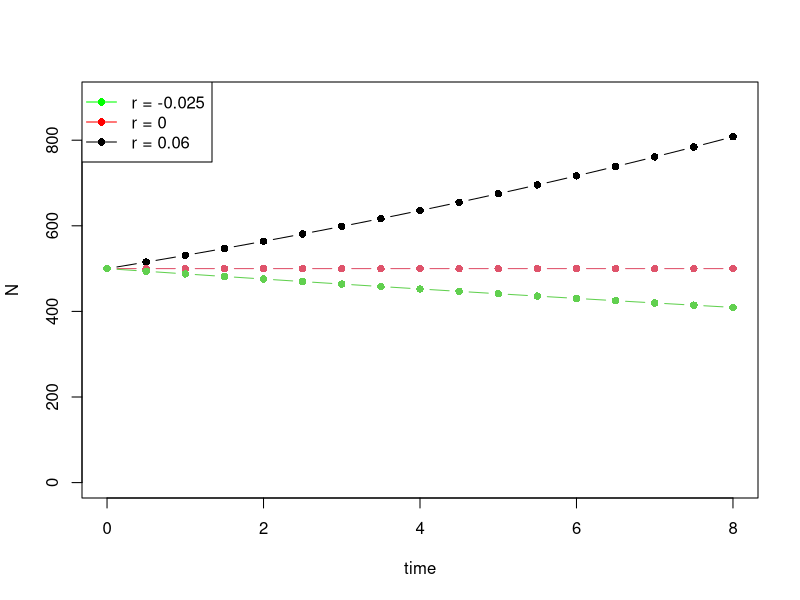
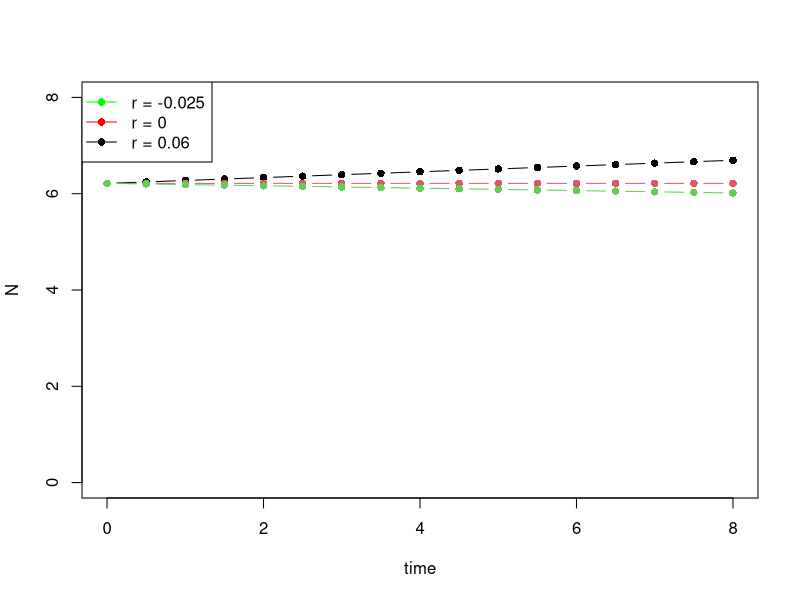
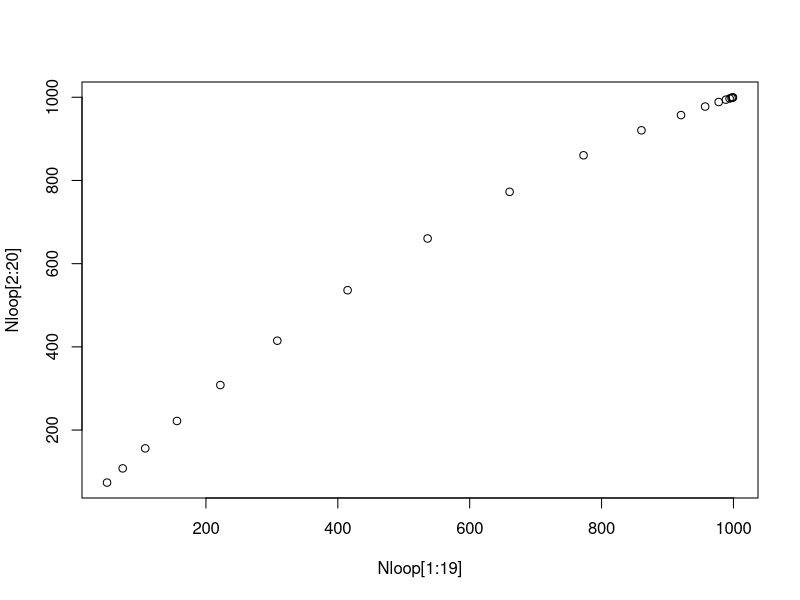
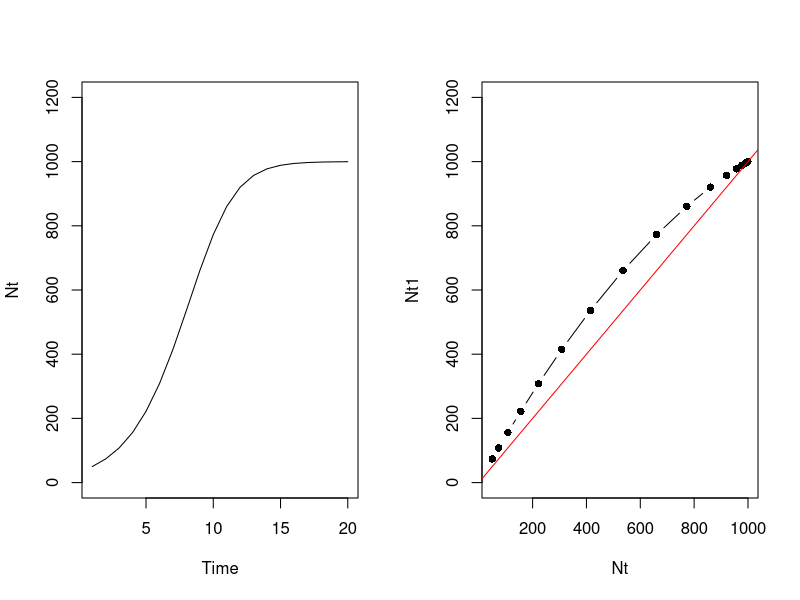
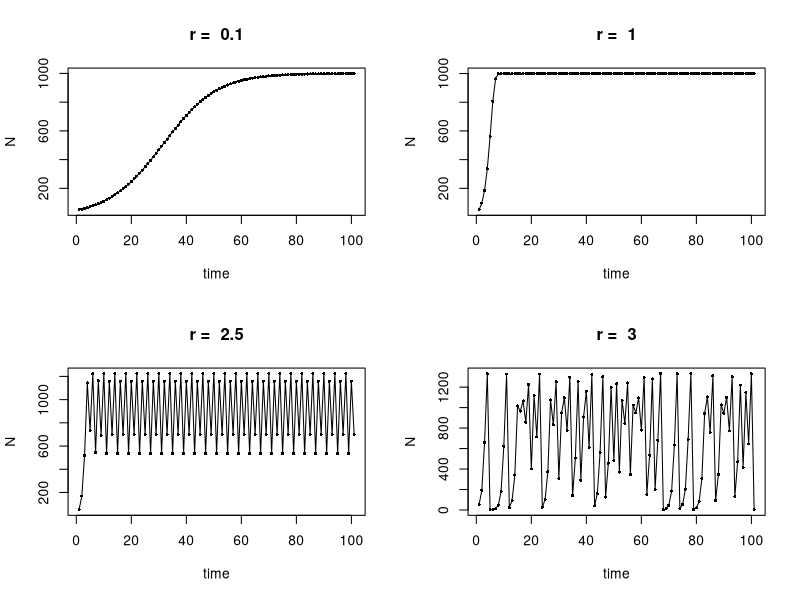
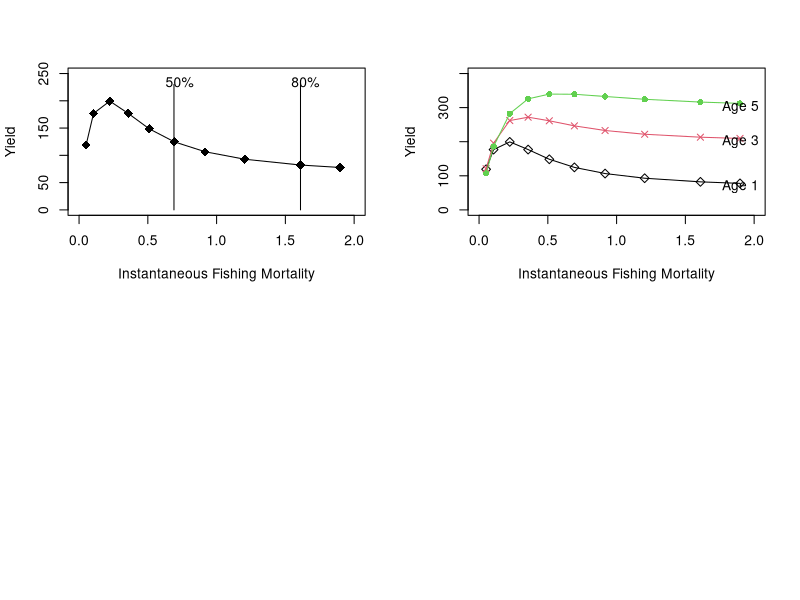

Here is the R script that generated these plots, in order:
## ---- chunk 1
## Parameters and Constants
b <- c(0.1,0.1,0.1)
d <- c(.04, 0.1, 0.125)
r <- b - d
N0 <- 500
time <- seq(0, 8, by = 0.5)

exp_series <- sapply(r, function(r){N0 *exp(r*time)}) #Density-Independent Growth Function
exp_serieslog <- log(exp_series)

## Plot them

matplot(time, exp_series, lty = 1, pch = 16, type = 'b', ylab = 'N', ylim = c(0,900))
legend('topleft', legend = c('r = -0.025', 'r = 0', 'r = 0.06'), lty = 1, pch = 16, col = c('green', 'red', 'black'))

matplot(time, exp_serieslog, lty = 1, pch = 16, type = 'b', ylab = 'N', ylim = c(0,8))
legend('topleft', legend = c('r = -0.025', 'r = 0', 'r = 0.06'), lty = 1, pch = 16, col = c('green', 'red', 'black'))
#Adjust the Y axis max and mins to account for new scale
## ---- chunk 2
## Set Place Holders
t <- seq(0:19)
Nt <- rep(0, length(t))
Nt1 <- rep(0,length(t)-1)
i <- 1

## Assign Constants
 
r <- 0.5 #Intrinsic Growth Rate
K <- 1000 #Carrying Capacity
Nt[1] <- 50 #Starting Population Size

## Create density-dependent logistic growth function
logistic <- function(N, growth_rate, Carrying_Capacity, fishing) 
            {N + N*growth_rate*(1 -(N/Carrying_Capacity)) - fishing} # Logistic Function

## Create Time Series using a while loop
while(i <= length(Nt1))
{
Nt1[i] <- logistic(growth_rate = r, Carrying_Capacity = K, N = Nt[i], fishing = 0)
Nt[i+1] <- Nt1[i]
i <- i + 1
}

## Create Time Series using a "for" loop
Nloop <- c(50, rep(0, 19))
for(i in 2:length(t))
{
  Nloop[i] <- logistic(growth_rate = r, Carrying_Capacity = K, N = Nloop[i-1], fishing = 0)
}

plot(Nloop[1:19], Nloop[2:20])

## Plot it
par(mfrow = c(1,2)) #creates a layout where two graphs can be shown on one plot
plot(t, Nt, type = 'l', ylim = c(0,1200), xlab = 'Time') #plots Nt over time
plot(Nt[1:length(Nt)-1], Nt1, type = 'b', pch = 16, xlab = 'Nt', ylim = c(0,1200)) #plots Nt1 against Nt
abline(a = 0, b = 1, col = 'red') #replacement line

## ---- chunk 3
## Set Place Holders
t <- seq(0:100)
r <- c(.1, 1, 2, 3) #Intrinsic Growth Rate. The inclusion of four different values for r is to mimic the figure from Haddon.
K <- 1000 #Carrying Capacity

## Create density-dependent logistic growth function
logistic <- function(N, growth_rate, Carrying_Capacity, fishing) 
{N + N*growth_rate*(1 -(N/Carrying_Capacity)) - fishing} # Logistic Function

## Create the function to plot the time series 
plot_logistic <- function(r){
Nloop <- c(50, rep(0, 100)) #create vector where 50 is starting value, followed by 100 zeros
for(i in 2:length(t)){Nloop[i] <- logistic(growth_rate = r, Carrying_Capacity = K, N = Nloop[i-1], fishing = 0)} #I refers to existing values, and this designates you want it to run from 2 to the length of t. Then you designate that Nloop[I] as the function "logistic" which we defined earlier, indicating what we want each variable to be.

plot(t, Nloop, type = 'o', pch = 16, cex = .5, xlab = 'time', ylab = 'N', main = paste('r = ', r))
}

## Plot multiple plots for a vector of r values
par(mfrow = c(2,2)); sapply(c(0.1, 1, 2.5, 3), plot_logistic)

## ---- chunk 4
#############################

## Parameters and constants
ann_fish <- c(0.05, seq(0.1, 0.8, 0.1), 0.85) #annual fishing mortality
instant_fish <- -log(1-ann_fish) #instantaneous fishing mortality
ann_natm <- 0.1 #annual natural mortality
total_S <- 1 - ann_fish - ann_natm #total annual mortality
weights <- c(0.042, 0.082, 0.175, 0.283, 0.400, 0.523, 
             0.700, 0.850, 0.925, 0.990, 1.000) # age-specific weights
age <- 0:10 

#Example Box 2.5: Yield Curve for tc = 1

tc <- 1 

## Set up matrix

yield_vec <- rep(0, length(ann_fish)) 

## YPR using a for loop
  for(j in 1:length(ann_fish)){ #for every Annual Fishing Mortality Rate
    N <- rep(0, length(age)); catchkg <- rep(0, length(age))
    
    for(k in 1:length(age)){ #for every age class
      if(age[k] == min(age)) {N[k] <- 1000} #sets the initial population to N0
      
      if(age[k] < tc & age[k] > min(age)){ # For ages that are below the tc (cohort only affected by natural mortality)
        N[k] <- N[k-1] * (1-ann_natm); catchkg[k] <- 0} 
      
      if(age[k] >= tc){# For ages at or above the tc (cohort affect by both natural and fishing mortality)
        N[k] <- N[k-1] * (total_S[j]); catchkg[k] <- N[k-1] * ann_fish[j] * weights[k]} 
    }
      yield_vec[j] <- sum(catchkg)
    }

## Plot it (Figure 2.12)
plot(instant_fish, yield_vec, type = 'o', ylab = 'Yield', ylim = c(0,250), cex = 1.5,
        xlab = 'Instantaneous Fishing Mortality', pch = 18, lty = 1, xlim = c(0,2))
segments(.69, 0, .69, 230); text(0.73, 235, '50%') 
segments(1.61, 0, 1.61, 230); text(1.645, 235, '80%')


## ---- chunk 5
tc <- c(1,3,5) #vector of ages at first capture

## Set up matrix

yield_mat <- matrix(0, ncol = length(tc), nrow = length(ann_fish), 
                    dimnames = list(paste(ann_fish), paste(tc)))

## YPR using a for loop
for(i in 1:length(tc)){ #For every tc value
   
    for(j in 1:length(ann_fish)){ #for every Annual Fishing Mortality Rate
        N <- rep(0, length(age)); catchkg <- rep(0, length(age))
        
        for(k in 1:length(age)){ #for every age class
          if(age[k] == min(age)) {N[k] <- 1000} #sets the initial population to N0
  
          if(age[k] < tc[i] & age[k] > min(age)){# For ages that are below the tc (cohort only affected by natural mortality)
          N[k] <- N[k-1] * (1-ann_natm); catchkg[k] <- 0} 
    
          if(age[k] >= tc[i]){# For ages at or above the tc (cohort affect by both natural and fishing mortality)
          N[k] <- N[k-1] * (total_S[j]); catchkg[k] <- N[k-1] * ann_fish[j] * weights[k]} 
          }
    yield_mat[j,i] <- sum(catchkg)}
}

## Plot it (Figure 2.13)
matplot(instant_fish, yield_mat, type = 'o', ylab = 'Yield', pch = c(5, 4, 16), lty = 1, 
        xlab = 'Instantaneous Fishing Mortality', xlim = c(0,2), ylim = c(0,400))
text(rep(1.9, 3), c(68, 200, 300), c('Age 1', 'Age 3', 'Age 5'))
